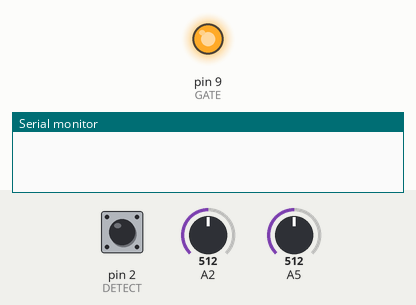
Recording of a sketch running on a simulated Arduino Uno, built with avr-gcc and run on an emulated ATmega328P. On the bench: output pins drawn as LEDs (lit = HIGH), the last lines printed to the serial monitor. Inputs (shaded band) come from the test bench; at power-on: pin 2 (DETECT) HIGH, A2 = 512, A5 = 512.

Above: at 1.2 s.
1.3 s: pin 2 (DETECT) pulled LOW for 0.15 s
At 2.6 s:
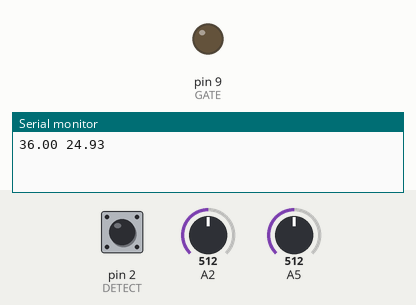
2.9 s: pin 2 (DETECT) pulled LOW for 3.2 s
Timing chart, 0 to 5.9 s (numbered marks = the images above; inputs shaded):
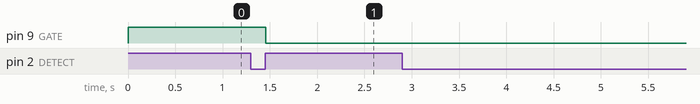

Measured:
- after the input at 1.3 s, pin 9 (GATE): HIGH → LOW after 0.16 s

The sketch:

control_ac_pid.ino
```cpp
#include <avr/io.h>
#include <avr/interrupt.h>
#include <PID_v1.h> // se incluye la libreria PID

#define DETECT 2  //zero cross detect
#define GATE 9    //TRIAC gate
#define PULSE 4   //trigger pulse width (counts)
#define alpha 0.1 //valor alpha de la ecuacion para el filtro digital
int i=483;
//se definen las variables para poder usar el PID
double Setpoint, Input, Output;
//Se especifican las constantes para el PID (Kp= proporcional,Ki= integral, Kd= derivativo)
double Kp=20, Ki=3 , Kd=5;

PID myPID(&Input, &Output, &Setpoint, Kp, Ki, Kd, DIRECT);
//Variables para la lectura del LM35
int sensor;
int sensor_filtrado;
double ycontrol;
//Se declara una bandera para hacer sincronismo de la lectura de la temperatura y la ejecucion del codigo
int flag = 0;

void setup(){
   Serial.begin(9600);
  // set up pins
  pinMode(DETECT, INPUT);     //zero cross detect
  digitalWrite(DETECT, HIGH); //enable pull-up resistor
  pinMode(GATE, OUTPUT);      //TRIAC gate control

  // set up Timer1
  //(see ATMEGA 328 data sheet pg 134 for more details)
  OCR1A = 100;      //initialize the comparator
  TIMSK1 = 0x03;    //enable comparator A and overflow interrupts
  TCCR1A = 0x00;    //timer control registers set for
  TCCR1B = 0x00;    //normal operation, timer disabled


  // set up zero crossing interrupt
  attachInterrupt(0,zeroCrossingInterrupt, RISING);
    //IRQ0 is pin 2. Call zeroCrossingInterrupt
    //on rising signal
    //turn the PID on
    //Seteamos el Modo de PID en automatico para la correccion del error
  myPID.SetMode(AUTOMATIC);

}

//Interrupt Service Routines

void zeroCrossingInterrupt(){ //zero cross detect
//Se setea el valor de la bandera en 1 cuando la interrupcion es detectada
 flag = 1;
  TCCR1B=0x04; //start timer with divide by 256 input
  TCNT1 = 0;   //reset timer - count from zero
}

ISR(TIMER1_COMPA_vect){ //comparator match
  digitalWrite(GATE,HIGH);  //set TRIAC gate to high
  TCNT1 = 65536-PULSE;      //trigger pulse width
}

ISR(TIMER1_OVF_vect){ //timer1 overflow
  digitalWrite(GATE,LOW); //turn off TRIAC gate
  TCCR1B = 0x00;          //disable timer stopd unintended triggers
}


void loop(){ // sample code to exercise the circuit
  //Si el valor de la bandera es 1 se procede a ejecutar el codigo
 if(flag == 1){
int pot= analogRead(A2);
//Lectura y ajuste del potenciometro a los valores deseados
Setpoint= map(pot,0,1023,23, 50);
Serial.print(Setpoint);
Serial.print(" ");
/*
DEBIDO A QUE LA LECTURA DEL SENSOR LM35 GENERABA MUCHO RUIDO
SE DECIDIO IMPLEMETAR UN FILTRO DIGITAL PASA BAJAS
 */
sensor=analogRead(A5);

sensor_filtrado= (alpha* sensor + ((1- alpha)*sensor_filtrado));
//Input= sensor;
Input = ((sensor_filtrado* 5000.0)/1023)/10; //lectura y ajuste del LM35 a los valores deseados

Serial.println(Input);
//Serial.print("   ");
myPID.Compute();
  if (Output >255) {Output = 255;}
  if (Output < 0 ) {Output = 0;}
//Serial.print(Output);
//Serial.print("   ");

ycontrol=map(Output,0,255,483,65);

//Serial.println(ycontrol);
OCR1A = (int)ycontrol;     //Se ajusta el tiempo de disparo del triac al valor del output del PID.
 //Se setea de nuevo el valor de la bandera en 1
 //para poder ejecutar el codigo de nuevo hasta la siguiente deteccion de la interrupcion
 flag =  0;
}
}
```
